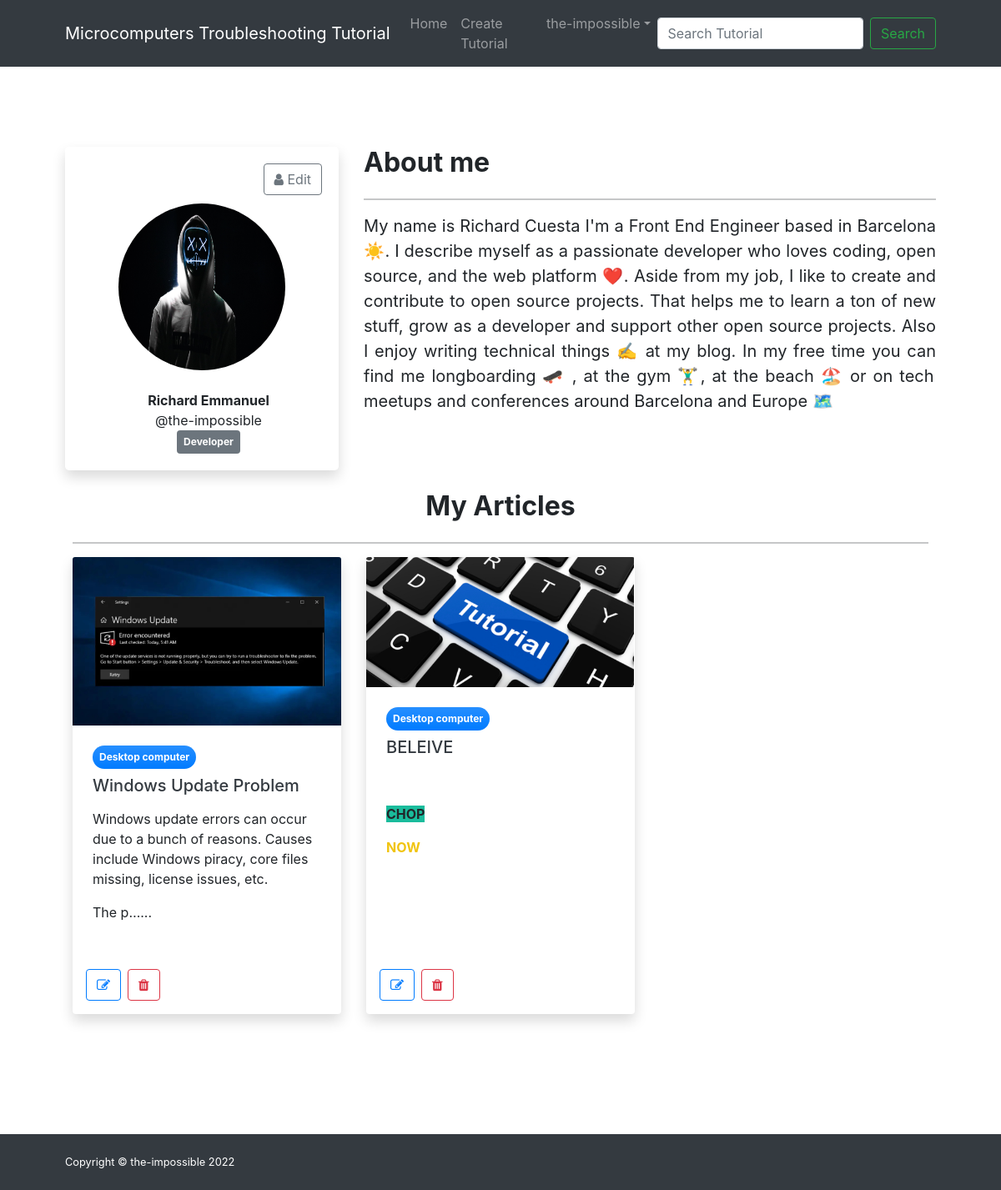
The app's page /user/profile/f1605b7c-16ef-49ae-9d5f-171bd9eaf7ac (signed in), older data.
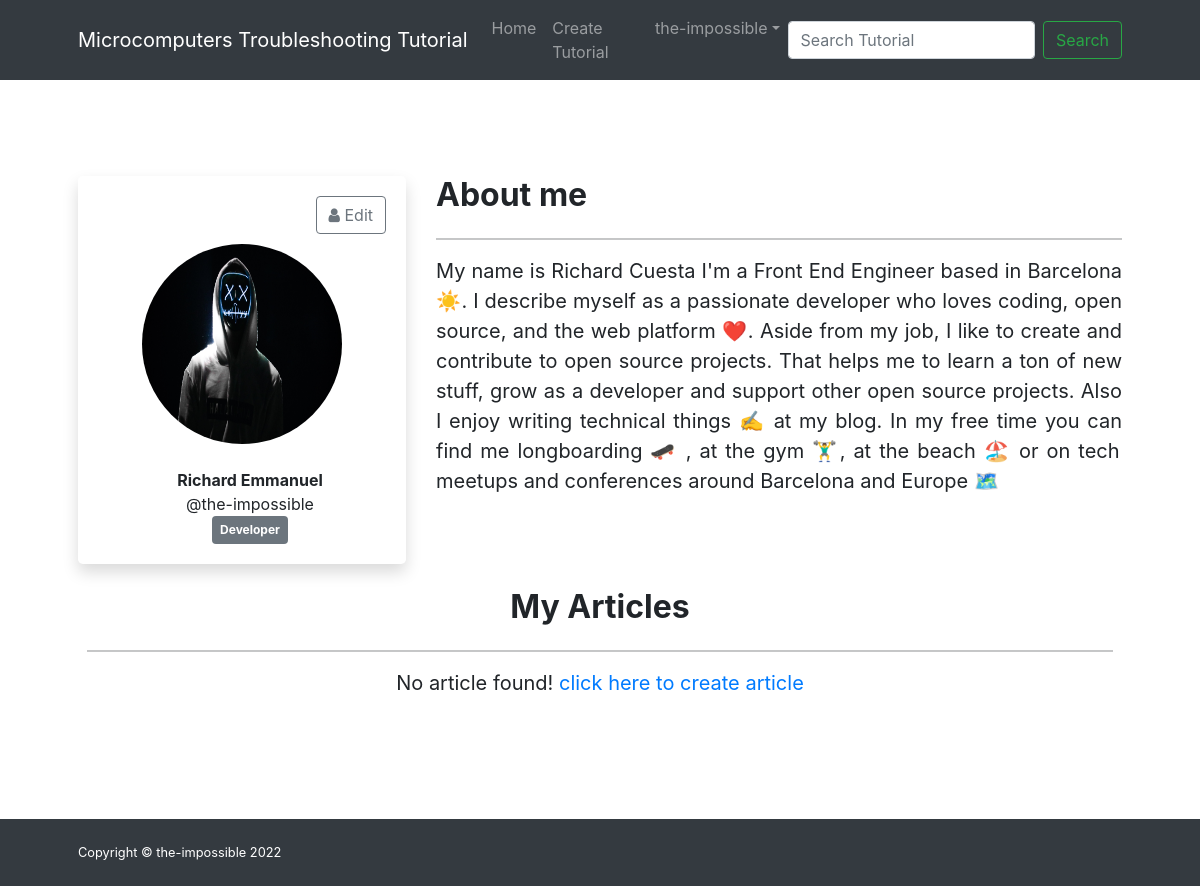
The same page, newer data.
### CST_cms/models.py (models this page shows, shortened)
class Post(models.Model):
    title = models.CharField(max_length=500)
    body = RichTextField()
    post_id = models.UUIDField(default=uuid.uuid4, primary_key=True, unique=True, editable=False)
    slug = models.SlugField(unique=True)
    image = models.ImageField(upload_to='images', blank=True, null=True)
    created = models.DateTimeField(auto_now_add=True)
    modified = models.DateTimeField(auto_now=True)
    category = models.ForeignKey('Category', on_delete=models.SET_NULL, blank=True, null=True)
    user = models.ForeignKey(UserProfile, on_delete=models.SET_NULL, blank=True, null=True)
    approval = models.BooleanField(default=False)

class Category(models.Model):
    title = models.CharField(max_length=100)
    category_id = models.UUIDField(default=uuid.uuid4, primary_key=True, unique=True, editable=False)
    slug = models.SlugField()
    def __str__(self):
        return self.title

### CST_users/views.py (the view)
# urls.py: path('profile/<pk>', UserProfileView.as_view(), name='profile'),
class UserProfileView(LoginRequiredMixin, DetailView):
    login_url = 'auth:login'
    model = UserProfile
    template_name = "users/user_profile.html"

### CST_users/models.py (called while the page is built)
    def __str__(self):
        return self.user.username

### Templates/users/user_profile.html (shortened to what the changed rows need)
{% extends "base.html" %}
{% load static %}
{% block head %}
{% include "partials/head.html" %}
<link href="{% static 'css/bootstrap.css' %}" rel="stylesheet" />
{% endblock %}
{% block content %}
<body class="d-flex flex-column">
{% block body %}
<main class="flex-shrink-0">
    <section class="py-5">
        <div class="container px-5 my-5">
            <div class="row gx-5">
                <div class="col-lg-8 col-md-8 col-sm-12">
                    <article>
                        <header class="mb-4">
                            <h2 class="fw-bolder mb-1">About me</h2>
                        </header>
                    </article>
                </div>
                <article>
                    <header class="mb-4 mt-4">
                        <h2 class="fw-bolder mb-1 text-center">My Articles</h2>
                    </header>
                    <div class="row">
                        {% if object.post_set.all %}
                            {% for post in object.post_set.all  %}
                            <div class="col-lg-4 col-md-4 col-sm-12 mb-5">
                                <div class="card h-100 shadow border-0">
                                    <img class="card-img-top" src="{% if post.image.url != '' %} {{ post.image.url }} {% else %} {% static 'images/tutorial.png' %} {% endif %} " alt="..." />
                                    <div class="card-body p-4">
                                        <div class="badge bg-primary bg-gradient rounded-pill mb-2 text-white py-2 px-2">{{ post.category }}</div>
                                        <a class="text-decoration-none text-dark" href="{% url 'cst:post_details' post.slug %}"><h5 class="card-title mb-3">{{ post.title }}</h5></a>
                                        <p class="card-text mb-0">{{ post.body|safe|truncatechars:150 }}...</p>
                                    </div>
                                    {% if request.user.userprofile.profile_id == post.user.profile_id %}
                                    <div class="card-footer p-3 pt-0 bg-transparent border-top-0">
                                        <div class="d-flex align-items-end justify-content-between">
                                            <div class="d-flex align-items-center">
                                                <a class="btn btn-outline-primary mr-2" href="{% url 'cst:update_post' post.slug %}"><i class="fa fa-edit"></i></a>
                                                <a class="btn btn-outline-danger" data-toggle="modal" data-target="#{{ post.user }}" href=""><i class="fa fa-trash"></i></a>
                                            </div>
                                        </div>
                                    </div>
                                    {% endif %}
                                </div>
                            </div>
                            {% endfor %}
                        {% else %}
                            <p class="fs-5 mb-4 text-center">No article found! <a href="{% url 'cst:create_post' %}" style="text-decoration: none;">click here to create article</a></p>
                        {% endif %}
                    </div>
                </article>
            </div>
        </div>
    </section>
</main>
{% endblock %}
</body>
{% endblock %}

Row changes from the older to the newer data that the page shows:
removed Post: image (picture), category "Desktop computer", title "Windows Update Problem", body "Windows update errors can occur due to a bunch of reasons. Causes include Windows piracy, core files missing, license issues, etc. The p…"
removed Post: category "Desktop computer", title "BELEIVE", body "CHOP NOW"
Text that changed along with them:
text now shown: "No article found! click here to create article"
